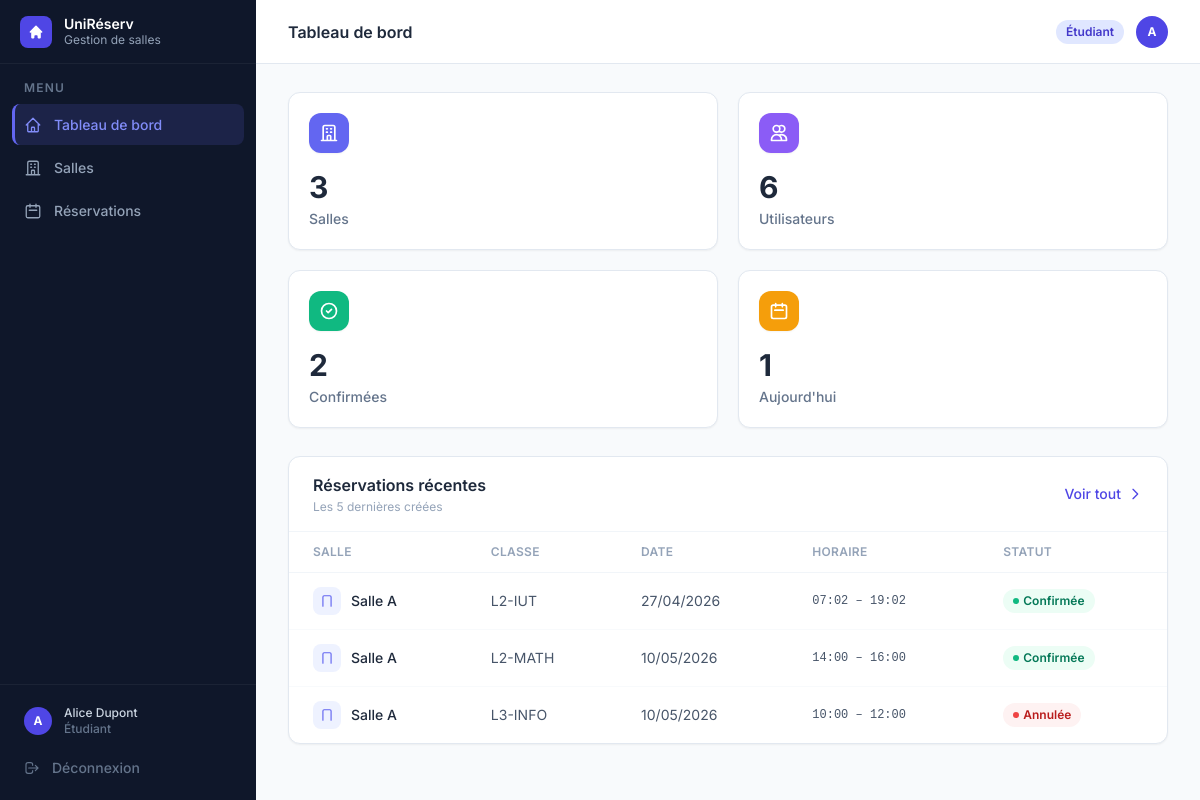
The page /dashboard (signed in) on the database its author committed.
### tables this page shows
CREATE TABLE utilisateurs (
            id               INTEGER PRIMARY KEY,
            nom              TEXT    NOT NULL,
            email            TEXT    NOT NULL UNIQUE,
            login            TEXT    NOT NULL UNIQUE,
            mot_de_passe     TEXT    NOT NULL,
            role             TEXT    NOT NULL,
            date_inscription TEXT    NOT NULL,
            matricule        TEXT,
            classe           TEXT,
            matiere          TEXT
        , ecole_id INTEGER, unite_formation_id INTEGER);

CREATE TABLE reservations (
            id              INTEGER PRIMARY KEY,
            salle_id        INTEGER NOT NULL,
            responsable_id  INTEGER NOT NULL,
            classe          TEXT    NOT NULL,
            date            TEXT    NOT NULL,
            heure_debut     TEXT    NOT NULL,
            heure_fin       TEXT    NOT NULL,
            matiere         TEXT    DEFAULT '',
            statut          TEXT    NOT NULL DEFAULT 'en_attente',
            date_creation   TEXT    NOT NULL,
            FOREIGN KEY (salle_id)       REFERENCES salles(id),
            FOREIGN KEY (responsable_id) REFERENCES utilisateurs(id)
        );

CREATE TABLE salles (
            id          INTEGER PRIMARY KEY,
            nom         TEXT    NOT NULL UNIQUE,
            capacite    INTEGER NOT NULL,
            equipements TEXT    NOT NULL DEFAULT '[]',
            disponible  INTEGER NOT NULL DEFAULT 1
        );

### app.py (the view)
@app.route("/dashboard")
@login_required
def dashboard():
    bd, utilisateurs, salles, reservations = get_data()
    aujourd_hui   = date.today()
    confirmees    = [r for r in reservations if r.statut == StatutReservation.CONFIRMEE]
    res_ce_jour   = [r for r in confirmees if r.date == aujourd_hui]
    recentes      = sorted(reservations, key=lambda r: r.date_creation, reverse=True)[:5]
    return render_template(
        "dashboard.html", active="dashboard",
        nb_salles=len(salles),
        nb_utilisateurs=len(utilisateurs),
        nb_confirmees=len(confirmees),
        nb_ce_jour=len(res_ce_jour),
        reservations_recentes=recentes,
    )

### app.py (called while the page is built)
def get_bd():
    return BaseDonneesSQLite()

def get_data():
    bd  = get_bd()
    tout = bd.charger_tout()
    return (
        bd,
        {u.id: u for u in tout["utilisateurs"]},
        {s.id: s for s in tout["salles"]},
        tout["reservations"],
    )

def login_required(f):
    @wraps(f)
    def decorated(*args, **kwargs):
        if "user_id" not in session:
            return redirect(url_for("login"))
        return f(*args, **kwargs)
    return decorated

### models/reservation.py (called while the page is built)
    def _valider_horaires(self):
        if self.__heure_debut >= self.__heure_fin:
            raise ValueError(
                f"L'heure de début ({self.__heure_debut}) "
                f"doit être avant l'heure de fin ({self.__heure_fin})."
            )

    @property
    def id(self) -> int:
        return self.__id

    @id.setter
    def id(self, valeur: int):
        self.__id = valeur

    @property
    def salle(self):
        return self.__salle

    @property
    def classe(self) -> str:
        return self.__classe

    @property
    def date(self) -> date:
        return self.__date

    @property
    def heure_debut(self) -> time:
        return self.__heure_debut

    @property
    def heure_fin(self) -> time:
        return self.__heure_fin

    @property
    def statut(self) -> StatutReservation:
        return self.__statut

    @property
    def date_creation(self) -> datetime:
        return self.__date_creation

### models/salle.py (called while the page is built)
    @property
    def id(self) -> int:
        return self.__id

    @id.setter
    def id(self, valeur: int):
        if self.__id is None:
            self.__id = valeur

    @property
    def nom(self) -> str:
        return self.__nom

    @disponible.setter
    def disponible(self, valeur: bool):
        self.__disponible = valeur

### models/utilisateur.py (called while the page is built)
    @property
    def id(self) -> int:
        return self.__id

    @id.setter
    def id(self, valeur: int):
        if self.__id is None:
            self.__id = valeur

### persistance/db_sqlite.py (called while the page is built)
    @contextmanager
    def _connexion(self):
        conn = sqlite3.connect(self._chemin_db)
        conn.row_factory = sqlite3.Row
        conn.execute("PRAGMA foreign_keys = ON")
        try:
            yield conn
            conn.commit()
        except Exception:
            conn.rollback()
            raise
        finally:
            conn.close()

    def charger_tous_utilisateurs(self) -> list[Utilisateur]:
        with self._connexion() as conn:
            rows = conn.execute("SELECT * FROM utilisateurs").fetchall()
        return [self._ligne_vers_utilisateur(r) for r in rows]

### templates/dashboard.html (shortened to what this page needs)
{% extends "base.html" %}
{% block heading %}Tableau de bord{% endblock %}
{% block content %}
<div class="grid grid-cols-2 xl:grid-cols-4 gap-5 mb-7">
  {% for color, icon, label, value, _ in stats %}
  <div class="stat-card bg-white rounded-xl border border-slate-200 shadow-sm p-5 cursor-default">
    <div class="flex items-start justify-between mb-4">
      <div class="w-10 h-10 {{ color }} rounded-xl flex items-center justify-center shadow-sm">
        <svg class="w-5 h-5 text-white" fill="none" stroke="currentColor" stroke-width="2" viewBox="0 0 24 24">
          <path stroke-linecap="round" stroke-linejoin="round" d="{{ icon }}"/>
        </svg>
      </div>
    </div>
    <p class="text-3xl font-bold text-slate-800 mb-1">{{ value }}</p>
    <p class="text-sm text-slate-500 font-medium">{{ label }}</p>
  </div>
  {% endfor %}
</div>
<div class="bg-white rounded-xl border border-slate-200 shadow-sm">
  <div class="px-6 py-4 border-b border-slate-100 flex items-center justify-between">
    <div>
      <h3 class="font-semibold text-slate-800">Réservations récentes</h3>
      <p class="text-slate-400 text-xs mt-0.5">Les 5 dernières créées</p>
    </div>
    <a href="{{ url_for('reservations') }}"
       class="inline-flex items-center gap-1.5 text-indigo-600 hover:text-indigo-800 text-sm font-medium transition">
      Voir tout
      <svg class="w-4 h-4" fill="none" stroke="currentColor" stroke-width="2" viewBox="0 0 24 24"><path stroke-linecap="round" stroke-linejoin="round" d="M9 5l7 7-7 7"/></svg>
    </a>
  </div>
  {% if reservations_recentes %}
  <div class="overflow-x-auto">
    <table class="w-full text-sm">
      <thead>
        <tr class="border-b border-slate-100">
          <th class="px-6 py-3 text-left text-xs font-semibold text-slate-400 uppercase tracking-wide">Salle</th>
          <th class="px-6 py-3 text-left text-xs font-semibold text-slate-400 uppercase tracking-wide">Classe</th>
          <th class="px-6 py-3 text-left text-xs font-semibold text-slate-400 uppercase tracking-wide">Date</th>
          <th class="px-6 py-3 text-left text-xs font-semibold text-slate-400 uppercase tracking-wide">Horaire</th>
          <th class="px-6 py-3 text-left text-xs font-semibold text-slate-400 uppercase tracking-wide">Statut</th>
        </tr>
      </thead>
      <tbody>
        {% for r in reservations_recentes %}
        <tr class="data-row border-b border-slate-50 last:border-0">
          <td class="px-6 py-3.5">
            <div class="flex items-center gap-2.5">
              <div class="w-7 h-7 rounded-lg bg-indigo-50 flex items-center justify-center shrink-0">
                <svg class="w-3.5 h-3.5 text-indigo-500" fill="none" stroke="currentColor" stroke-width="2" viewBox="0 0 24 24"><path stroke-linecap="round" stroke-linejoin="round" d="M19 21V5a2 2 0 00-2-2H7a2 2 0 00-2 2v16"/></svg>
              </div>
              <span class="font-medium text-slate-800">{{ r.salle.nom }}</span>
            </div>
          </td>
          <td class="px-6 py-3.5 text-slate-600">{{ r.classe }}</td>
          <td class="px-6 py-3.5 text-slate-600">{{ r.date.strftime('%d/%m/%Y') }}</td>
          <td class="px-6 py-3.5 text-slate-600 font-mono text-xs">{{ r.heure_debut.strftime('%H:%M') }} – {{ r.heure_fin.strftime('%H:%M') }}</td>
          <td class="px-6 py-3.5">
            {% if r.statut.value == 'confirmee' %}
              <span class="inline-flex items-center gap-1 px-2.5 py-1 rounded-full text-xs font-semibold bg-emerald-50 text-emerald-700">
                <span class="w-1.5 h-1.5 rounded-full bg-emerald-500"></span> Confirmée
              </span>
            {% elif r.statut.value == 'en_attente' %}
              <span class="inline-flex items-center gap-1 px-2.5 py-1 rounded-full text-xs font-semibold bg-amber-50 text-amber-700">
                <span class="w-1.5 h-1.5 rounded-full bg-amber-400"></span> En attente
              </span>
            {% elif r.statut.value == 'annulee' %}
              <span class="inline-flex items-center gap-1 px-2.5 py-1 rounded-full text-xs font-semibold bg-red-50 text-red-700">
                <span class="w-1.5 h-1.5 rounded-full bg-red-500"></span> Annulée
              </span>
            {% else %}
              <span class="inline-flex items-center gap-1 px-2.5 py-1 rounded-full text-xs font-semibold bg-slate-100 text-slate-600">
                <span class="w-1.5 h-1.5 rounded-full bg-slate-400"></span> Terminée
              </span>
            {% endif %}
          </td>
        </tr>
        {% endfor %}
      </tbody>
    </table>
  </div>
  {% endif %}
</div>
{% endblock %}

### templates/base.html (shortened to what this page needs)
<!DOCTYPE html>
<html lang="fr" class="h-full">
<head>
  <script src="https://cdn.tailwindcss.com"></script>
</head>
<body class="h-full bg-slate-50 flex" style="font-family:'Inter',sans-serif">
  <aside class="w-64 bg-slate-900 flex flex-col fixed inset-y-0 left-0 z-30" style="background:linear-gradient(180deg,#0f172a 0%,#0f172a 100%)">
    <div class="h-16 flex items-center gap-3 px-5 border-b border-white/5">
      <div class="w-8 h-8 rounded-lg bg-indigo-600 flex items-center justify-center shrink-0">
        <svg class="w-4 h-4 text-white" fill="currentColor" viewBox="0 0 20 20">
          <path d="M10.707 2.293a1 1 0 00-1.414 0l-7 7a1 1 0 001.414 1.414L4 10.414V17a1 1 0 001 1h2a1 1 0 001-1v-2a1 1 0 011-1h2a1 1 0 011 1v2a1 1 0 001 1h2a1 1 0 001-1v-6.586l.293.293a1 1 0 001.414-1.414l-7-7z"/>
        </svg>
      </div>
      <div>
        <p class="text-white font-semibold text-sm leading-tight">UniRéserv</p>
        <p class="text-slate-400 text-xs">Gestion de salles</p>
      </div>
    </div>
    <nav class="flex-1 px-3 py-4 space-y-0.5 overflow-y-auto">
      <p class="text-slate-500 text-xs font-semibold uppercase tracking-widest px-3 mb-2">Menu</p>
      <a href="{{ url_for('dashboard') }}" class="nav-item {% if active=='dashboard' %}nav-item-active{% else %}nav-item-inactive{% endif %}">
        Tableau de bord
      </a>
      <a href="{{ url_for('salles') }}" class="nav-item {% if active=='salles' %}nav-item-active{% else %}nav-item-inactive{% endif %}">
        <svg style="width:18px;height:18px" fill="none" stroke="currentColor" stroke-width="1.75" viewBox="0 0 24 24">
          <path stroke-linecap="round" stroke-linejoin="round" d="M19 21V5a2 2 0 00-2-2H7a2 2 0 00-2 2v16m14 0h2m-2 0h-5m-9 0H3m2 0h5M9 7h1m-1 4h1m4-4h1m-1 4h1m-5 10v-5a1 1 0 011-1h2a1 1 0 011 1v5m-4 0h4"/>
        </svg>
        Salles
      </a>
      <a href="{{ url_for('reservations') }}" class="nav-item {% if active=='reservations' %}nav-item-active{% else %}nav-item-inactive{% endif %}">
        <svg style="width:18px;height:18px" fill="none" stroke="currentColor" stroke-width="1.75" viewBox="0 0 24 24">
          <path stroke-linecap="round" stroke-linejoin="round" d="M8 7V3m8 4V3m-9 8h10M5 21h14a2 2 0 002-2V7a2 2 0 00-2-2H5a2 2 0 00-2 2v12a2 2 0 002 2z"/>
        </svg>
        Réservations
      </a>
    </nav>
    <div class="border-t border-white/5 p-3 space-y-0.5">
      <a href="{{ url_for('profil') }}" class="nav-item {% if active=='profil' %}nav-item-active{% else %}nav-item-inactive{% endif %} !py-2">
        <div class="w-7 h-7 rounded-full bg-indigo-600 flex items-center justify-center text-white text-xs font-bold shrink-0">
          {{ session.user_nom[0].upper() if session.user_nom else '?' }}
        </div>
        <div class="flex-1 min-w-0">
          <p class="text-slate-300 text-xs font-medium truncate">{{ session.user_nom }}</p>
          <p class="text-slate-500 text-xs truncate">
            {% if session.user_role == 'admin' %}Administrateur
            {% elif session.user_role == 'responsable' %}Responsable
            {% elif session.user_role == 'enseignant' %}Enseignant
            {% else %}Étudiant{% endif %}
          </p>
        </div>
      </a>
      <a href="{{ url_for('logout') }}" class="nav-item nav-item-inactive !text-slate-500 hover:!text-red-400">
        <svg style="width:16px;height:16px" fill="none" stroke="currentColor" stroke-width="1.75" viewBox="0 0 24 24">
          <path stroke-linecap="round" stroke-linejoin="round" d="M17 16l4-4m0 0l-4-4m4 4H7m6 4v1a3 3 0 01-3 3H6a3 3 0 01-3-3V7a3 3 0 013-3h4a3 3 0 013 3v1"/>
        </svg>
        Déconnexion
      </a>
    </div>
  </aside>
  <div class="ml-64 flex-1 flex flex-col min-h-screen">
    <header class="h-16 bg-white border-b border-slate-200 flex items-center justify-between px-8 sticky top-0 z-20">
      <h1 class="text-slate-800 font-semibold text-base">{% block heading %}{% endblock %}</h1>
      <div class="flex items-center gap-3">
        {% set role = session.user_role %}
        {% if role == 'admin' %}
          <span class="px-2.5 py-1 rounded-full text-xs font-semibold bg-red-100 text-red-700">Admin</span>
        {% elif role == 'responsable' %}
          <span class="px-2.5 py-1 rounded-full text-xs font-semibold bg-amber-100 text-amber-700">Responsable</span>
        {% elif role == 'enseignant' %}
          <span class="px-2.5 py-1 rounded-full text-xs font-semibold bg-blue-100 text-blue-700">Enseignant</span>
        {% else %}
          <span class="px-2.5 py-1 rounded-full text-xs font-semibold bg-indigo-100 text-indigo-700">Étudiant</span>
        {% endif %}
        <a href="{{ url_for('profil') }}" class="w-8 h-8 rounded-full bg-indigo-600 flex items-center justify-center text-white text-xs font-bold hover:bg-indigo-700 transition">
          {{ session.user_nom[0].upper() if session.user_nom else '?' }}
        </a>
      </div>
    </header>
    <main class="flex-1 px-8 py-7">
      {% block content %}{% endblock %}
    </main>
  </div>
</body>
</html>

### templates/base.html (style rules this page uses)
body { font-family: 'Inter', sans-serif; }
.nav-item { display: flex; align-items: center; gap: 0.75rem; padding: 0.625rem 0.75rem; border-radius: 0.5rem; font-size: 0.875rem; font-weight: 500; transition: all 150ms; white-space: nowrap; }
.nav-item-active { background: rgba(99,102,241,0.15); color: #818cf8; border-left: 3px solid #6366f1; padding-left: calc(0.75rem - 3px); }
.nav-item-inactive { color: #94a3b8; }
.stat-card { transition: transform 0.15s ease, box-shadow 0.15s ease; }

### rows shown on the page
utilisateurs: user_nom "Alice Dupont"
reservations: salle.nom "Salle A", classe "L2-IUT", date "27/04/2026", heure_debut "07:02", heure_fin "19:02", shows "Confirmée"
reservations: salle.nom "Salle A", classe "L2-MATH", date "10/05/2026", heure_debut "14:00", heure_fin "16:00", shows "Confirmée"
reservations: salle.nom "Salle A", classe "L3-INFO", date "10/05/2026", heure_debut "10:00", heure_fin "12:00", shows "Annulée"

### other values the page prints
{{ session.user_nom[0].upper() if session.user_nom else '?' }} "A"
{{ value }} "3" "6" "2" "1"
{{ label }} "Salles" "Utilisateurs" "Confirmées" "Aujourd'hui"
